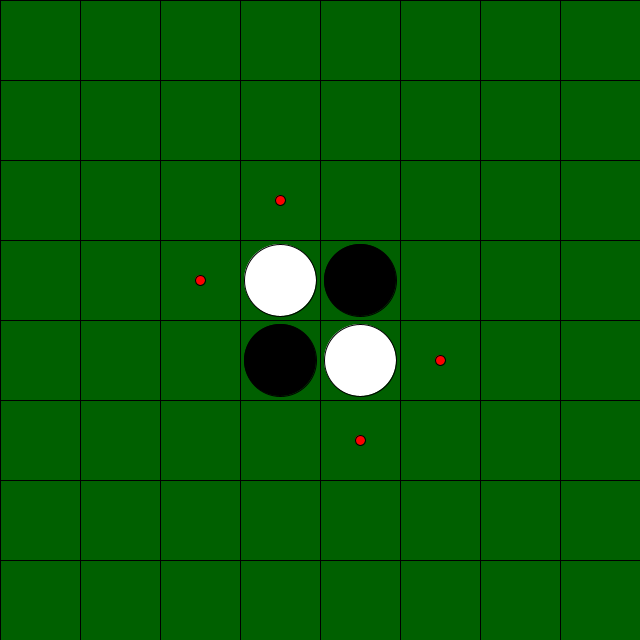
Frame 1 (no input)
Frame 60 (the mouse pressed at the canvas centre just before this capture): identical to frame 1, image omitted
Frame 120 (the mouse held since frame 60 and released just before this capture): identical to frame 1, image omitted

The Processing sketch that drew this single still picture (run headless with seeded random() and noise(); from frame 60 on, the mouse is pressed at the canvas centre):

// Processing sketch: turn_function
// ── turn_function.pde
final int KURO = 1;
final int SHIRO = -1;
final int AKI = 0;
final int SOTO = 255;
final int BANSIZE = 640;
final int CELLSIZE = BANSIZE / 8;
final int STONESIZE = round(CELLSIZE * 0.9);

int[][] ban;
int teban;

void setup()
{
  teban = KURO;

  size(640, 640);
  ban = new int[10][10];
  for(int y=0; y<10; y++)
  {
    for(int x=0; x<10; x++)
    {
      ban[x][y] = AKI;
      if( x==0 || x==9 || y==0 || y==9 )
      {
        ban[x][y] = SOTO;
      }
      else
      {
        ban[x][y] = AKI;
      }
    }
  }
  ban[4][4] = SHIRO;
  ban[5][5] = SHIRO;
  ban[4][5] = KURO;
  ban[5][4] = KURO;
}

void showBan(int[][] b)
{
  background(0,96,0);
  for(int i=0; i<9; i++)
  {
    line(0,i*CELLSIZE,BANSIZE,i*CELLSIZE);
    line(i*CELLSIZE,0,i*CELLSIZE,BANSIZE);
  }

  for(int y=1; y<=8; y++)
  {
    for(int x=1; x<=8; x++)
    {
      switch(b[x][y])
      {
        case SOTO:
          break;
        case AKI:
          break;
        case KURO:
          fill(0);
          ellipse( round((x-0.5)*CELLSIZE), round((y-0.5)*CELLSIZE), STONESIZE, STONESIZE );
          break;
        case SHIRO:
          fill(255);
          ellipse( round((x-0.5)*CELLSIZE), round((y-0.5)*CELLSIZE), STONESIZE, STONESIZE );
          break;
      }

      // おける場所には赤丸
      switch( turn(ban, teban, x, y)  )
      {
        
        case 1:
       fill(255,0,0);
        ellipse( round((x-0.5)*CELLSIZE), round((y-0.5)*CELLSIZE), 10,10);
        break;
        
        case 2:
       fill(255,0,0);
        ellipse( round((x-0.5)*CELLSIZE), round((y-0.5)*CELLSIZE), 20,20);
        break;
        
         case 3:
       fill(255,0,0);
        ellipse( round((x-0.5)*CELLSIZE), round((y-0.5)*CELLSIZE), 30,30);
        break;
        
         case 4:
       fill(255,0,0);
        ellipse( round((x-0.5)*CELLSIZE), round((y-0.5)*CELLSIZE), 40,40);
        break;
        
         case 5:
       fill(255,0,0);
        ellipse( round((x-0.5)*CELLSIZE), round((y-0.5)*CELLSIZE), 50,50);
        break;
        
        case 6:
       fill(255,0,0);
        ellipse( round((x-0.5)*CELLSIZE), round((y-0.5)*CELLSIZE), 60,60);
        break;
        }
      
    }
    }
  }


void draw()
{
  showBan(ban);
}

void mouseClicked()
{
  println("(" + mouseX + "," + mouseY + ")");
  int gx = mouseX / CELLSIZE + 1;
  int gy = mouseY / CELLSIZE + 1;
  
  switch( turn(ban, teban, gx, gy)  )
      {
        
        case 0:
      teban *=1;
        break;
        
        default:
        ban[gx][gy] = teban;
        teban = -teban;
      }
}

// 盤面 b に、色 te の石を (x,y) に置こうとしたとき、(dx,dy) 方向に相手の石が何個ひっくり返せるか数えて答える関数
// (dx,dy) は、(-1,-1),(-1,0),(-1,1),(0,-1),(0,1),(1,-1),(1,0),(1,1) で８方向
int turnSub(int[][] b, int te, int x, int y, int dx, int dy)
{
  
  // 相手の石を数える変数
  int result = 0;

  // まず、置こうとしている場所の隣に移動する
  x += dx;
  y += dy;

  // そこが「相手の石の色である」あいだ、その数を数えながらその先に移動していく。
  while( b[x][y] == -te)
  {  x += dx;
  y += dy;
    
    result++;
    
  }

  // 繰り返しを抜けるのは「相手の石でない」ものを発見したとき。このとき自分の石を見ていれば、ひっくり返せる。それまで
  // 自分の石でなければ、それまで何個数えていても、ひっくり返せるのは０個。
  if(b[x][y] == te)
  {
    return result;
  }
  else
  {
    return 0;
  }
}

// 盤面 b に、色 te の石を (x,y) に置こうとしたとき、全部で相手の石が何個ひっくり返せるか数えて答える関数
int turn(int[][] b, int te, int x, int y)
{


  // 空いているかどうか、ここでチェックすることにする。
  // 置こうとしてる場所が AKI でないなら、一個もひっくり返せない。
  if( b[x][y] != AKI )
  {
    return 0;
  }

  // 総数を数える準備。
  int result = 0;

  // (-1,-1) 方向の数を数える。
  result += turnSub(b, te, x, y, -1, -1);
  result += turnSub(b, te, x, y, -1, 1);
  result += turnSub(b, te, x, y, 1, -1);
  result += turnSub(b, te, x, y, 1, 1);
  result += turnSub(b, te, x, y, 1, 0);
  result += turnSub(b, te, x, y, 0, 1);
  result += turnSub(b, te, x, y, -1, 0);
  result += turnSub(b, te, x, y, 0, -1);
  // あと７方向全部数えて足し合わせる。

  return result;
}
